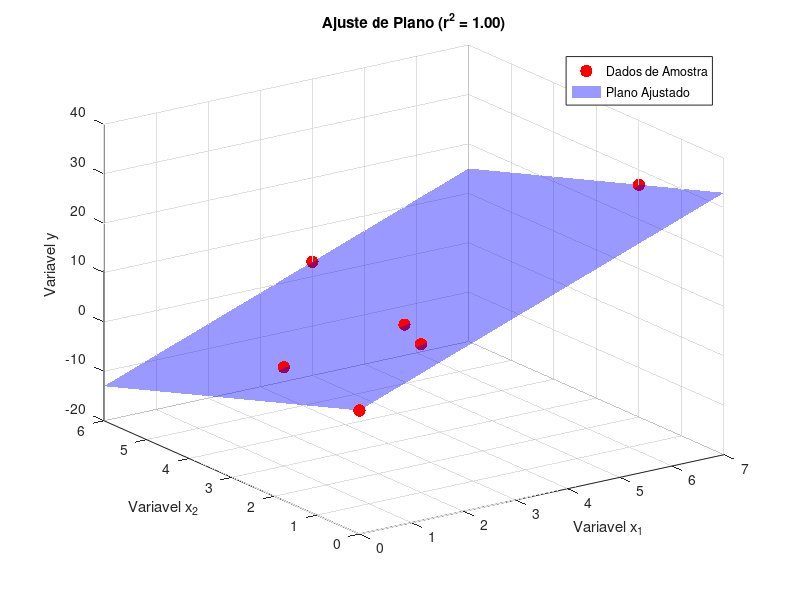

Write MATLAB code to recreate this figure.
% =========================================================================
% ATIVIDADE 2: Regressão Linear Múltipla (Algoritmo de Somatórios)
% Modelo: y = a0 + a1*x1 + a2*x2
% =========================================================================
clear; clc; close all;

% 1. Dados Iniciais
x1 = [0; 2; 2.5; 1; 4; 7];
x2 = [0; 1; 2; 3; 6; 2];
y  = [5; 10; 9; 0; 3; 27];
n  = length(y); % Quantidade de pontos da amostra

% 2. Inicialização dos acumuladores (Somatórios)
% Esta é a etapa "oculta" no PDF, necessária para montar o sistema linear
soma_x1 = 0; soma_x2 = 0; soma_y = 0;
soma_x1_quad = 0; soma_x2_quad = 0;
soma_x1_x2 = 0;
soma_x1_y = 0; soma_x2_y = 0;

% 3. Cálculo de todos os somatórios iterativamente (Passo a passo)
for k = 1:n
    soma_x1 = soma_x1 + x1(k);
    soma_x2 = soma_x2 + x2(k);
    soma_y  = soma_y  + y(k);

    soma_x1_quad = soma_x1_quad + x1(k)^2;
    soma_x2_quad = soma_x2_quad + x2(k)^2;

    soma_x1_x2 = soma_x1_x2 + (x1(k) * x2(k));

    soma_x1_y = soma_x1_y + (x1(k) * y(k));
    soma_x2_y = soma_x2_y + (x2(k) * y(k));
end

% 4. Formação do sistema de equações (Matriz A e vetor B)
% Seguindo a estrutura genérica da matriz para regressão múltipla
A = zeros(3, 3);
A(1,1) = n;          A(1,2) = soma_x1;      A(1,3) = soma_x2;
A(2,1) = soma_x1;    A(2,2) = soma_x1_quad; A(2,3) = soma_x1_x2;
A(3,1) = soma_x2;    A(3,2) = soma_x1_x2;   A(3,3) = soma_x2_quad;

b = zeros(3, 1);
b(1) = soma_y;
b(2) = soma_x1_y;
b(3) = soma_x2_y;

% Exibindo os valores para conferência com o PDF
fprintf('Matriz de Somatórios (A):\n'); disp(A);
fprintf('Vetor de Produtos (b):\n'); disp(b);

% 5. Solução do sistema linear
coef = A \ b;
a0 = coef(1); a1 = coef(2); a2 = coef(3);

fprintf('Equação do Plano:\n y = %.4f + (%.4f)*x1 + (%.4f)*x2\n\n', a0, a1, a2);

% =========================================================================
% ADIÇÃO: Análise de Erro (Coeficiente de Determinação R^2)
% =========================================================================
y_medio = soma_y / n;
St = 0; % Soma total dos quadrados
Sr = 0; % Soma dos quadrados dos resíduos

for k = 1:n
    % Calcula o y previsto pelo modelo para cada ponto
    y_previsto = a0 + a1*x1(k) + a2*x2(k);

    % Acumula os erros
    St = St + (y(k) - y_medio)^2;
    Sr = Sr + (y(k) - y_previsto)^2;
end

r2 = (St - Sr) / St;
fprintf('Analise de Qualidade do Ajuste:\n');
fprintf('Soma dos quadrados dos residuos (Sr) = %.4f\n', Sr);
fprintf('Coeficiente de Determinacao (r^2) = %.4f\n', r2);

% =========================================================================
% 6. Plotagem Gráfica
% =========================================================================
figure('Name', 'Regressão Múltipla - Mínimos Quadrados', 'Position', [100, 100, 700, 500]);
scatter3(x1, x2, y, 80, 'r', 'filled'); % Plota os pontos reais
hold on; grid on;

% Criação de uma malha para desenhar o plano
[X1_grid, X2_grid] = meshgrid(min(x1):0.5:max(x1), min(x2):0.5:max(x2));
Y_plano = a0 + a1*X1_grid + a2*X2_grid;

% Plota o plano translúcido
surf(X1_grid, X2_grid, Y_plano, 'FaceAlpha', 0.4, 'EdgeColor', 'none', 'FaceColor', 'b');

title(sprintf('Ajuste de Plano (r^2 = %.2f)', r2));
xlabel('Variavel x_1'); ylabel('Variavel x_2'); zlabel('Variavel y');
legend('Dados de Amostra', 'Plano Ajustado', 'Location', 'northeast');
view(-35, 25);
hold off;
